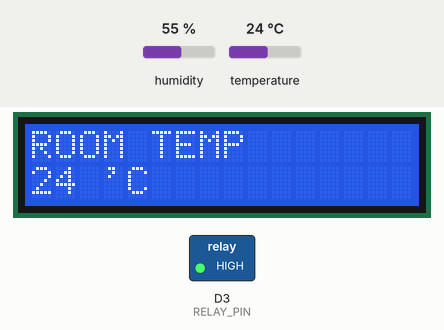
This sketch was run on a simulated ESP8266 (NodeMCU). On the bench: 16×2 character LCD, switched loads named in the sketch (green lamp = pin HIGH). The test bench sets the inputs (shaded band); at power-on: humidity 55 %, temperature 24 °C. WiFi joins after 1.5 s; servers stay silent unless stated; what the sketch prints to the serial monitor is not drawn.

Above: at 8.0 s.
8.1 s: humidity set to 22 %
At 18.2 s:
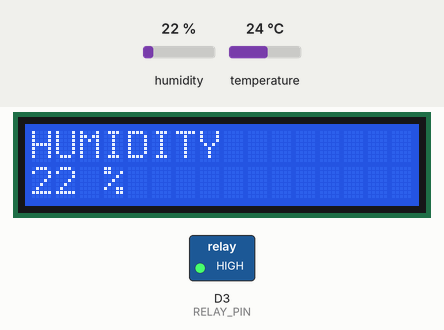
19.0 s: temperature set to 12 °C
At 23.6 s:
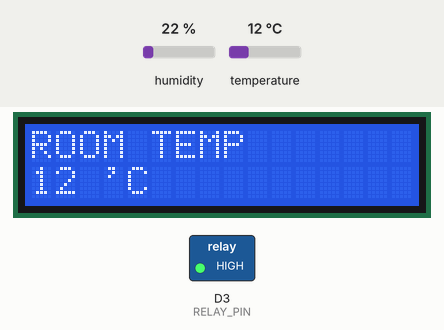
26.6 s: humidity set to 40 %
At 34.5 s:
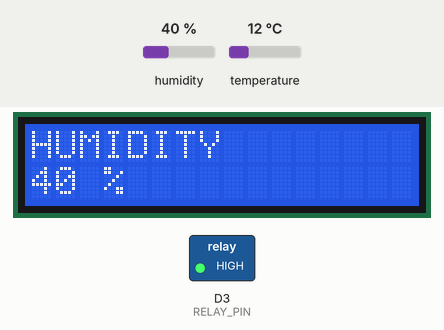
36.7 s: temperature set to 19 °C
At 39.9 s:
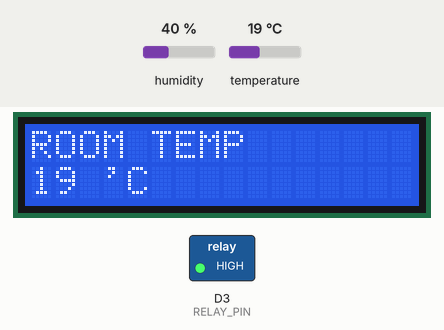
Timing chart, 0 to 41.4 s (numbered marks = the images above; inputs shaded):
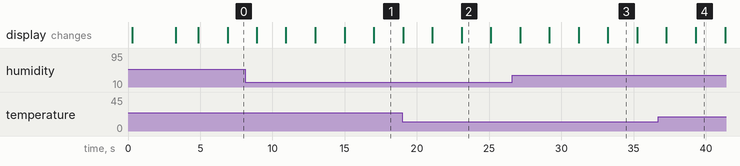

The sketch:

smart_home_esp8266.ino
```cpp
/*
 * ======================================================================================
 * Project: Smart Home Automation System (IoT NodeMCU ESP8266)
 * Developed by: Falguni and Team (Dept. of ETC, SB Jain, Nagpur)
 *
 * Hardware Details:
 *   - Microcontroller: ESP8266 (NodeMCU CP2102)
 *   - Temperature & Humidity Sensor: DHT11 on Pin D5 (GPIO 14)
 *   - 16x2 LCD with I2C Backpack (@0x27): D1 (SCL / GPIO 5) & D2 (SDA / GPIO 4)
 *   - Relay / Appliance Switch: Pin D3 (GPIO 0)
 *
 * Required Arduino Libraries:
 *   1. "DHT sensor library" by Adafruit (plus Adafruit Unified Sensor)
 *   2. "LiquidCrystal I2C" by Frank de Brabander or Marco Schwartz
 *   3. "ArduinoJson" by Benoit Blanchon (Version 6.x recommended)
 *   4. ESP8266WiFi & ESP8266HTTPClient (Built into ESP8266 Arduino Core)
 * ======================================================================================
 */

#include <ESP8266WiFi.h>
#include <ESP8266HTTPClient.h>
#include <WiFiClientSecure.h>
#include <Wire.h>
#include <LiquidCrystal_I2C.h>
#include <DHT.h>
#include <ArduinoJson.h>

// ---------------------- PIN DEFINITIONS ----------------------
#define DHTPIN D5          // DHT11 Data Pin connected to D5 (GPIO 14)
#define DHTTYPE DHT11      // Sensor Type DHT11
#define RELAY_PIN D3       // Relay Module connected to D3 (GPIO 0)
#define I2C_SDA D2         // I2C Data line connected to D2 (GPIO 4)
#define I2C_SCL D1         // I2C Clock line connected to D1 (GPIO 5)

// Relay Trigger Logic (Most 5V relay modules are ACTIVE LOW: LOW = ON, HIGH = OFF)
// Set to false if your relay module is ACTIVE HIGH.
const bool RELAY_ACTIVE_LOW = true;

// ---------------------- WIFI & SERVER CONFIG ----------------------
// WiFi Credentials from prompt specifications:
const char* ssid = "ESP8266";
const char* password = "12345678";

// Render Web App URL:
// Leave blank initially as requested ("Keep it blank will add after deployment").
// Example after deploying to Render: "https://smart-home-automation.onrender.com"
const char* serverUrl = "";

// ---------------------- OBJECT INITIALIZATION ----------------------
// 16x2 LCD at I2C Address 0x27
LiquidCrystal_I2C lcd(0x27, 16, 2);
DHT dht(DHTPIN, DHTTYPE);

// Variables for Server Synchronized Data
String smartDisplayLine1 = "SMART DISPLAY";
String smartDisplayLine2 = "MyData";
String relayStatus = "OFF";
float currentTemp = 0.0;
float currentHumidity = 0.0;

// Helper to center or pad LCD text to 16 characters
void displayOnLCD(const String& line1, const String& line2) {
  lcd.clear();
  lcd.setCursor(0, 0);
  // Truncate to max 16 chars for safety
  String l1 = line1.substring(0, 16);
  lcd.print(l1);

  lcd.setCursor(0, 2); // row 1 (0-indexed)
  lcd.setCursor(0, 1);
  String l2 = line2.substring(0, 16);
  lcd.print(l2);
}

// Set physical relay hardware pin based on status
void setRelayState(const String& state) {
  bool turnOn = (state == "ON" || state == "on" || state == "1");
  if (RELAY_ACTIVE_LOW) {
    digitalWrite(RELAY_PIN, turnOn ? LOW : HIGH);
  } else {
    digitalWrite(RELAY_PIN, turnOn ? HIGH : LOW);
  }
}

void setup() {
  Serial.begin(115200);
  delay(200);
  Serial.println("\n\n--- Smart Home Automation System Starting ---");

  // Initialize Relay Pin
  pinMode(RELAY_PIN, OUTPUT);
  setRelayState("OFF"); // Default relay state OFF

  // Initialize I2C for LCD
  Wire.begin(I2C_SDA, I2C_SCL);
  lcd.init();
  lcd.backlight();

  // Initialize DHT11 sensor
  dht.begin();

  // ------------------ SETUP SEQUENCE FROM PROMPT ------------------
  // R1: SmartHome System
  // R2: WELCOME
  displayOnLCD("SmartHome System", "WELCOME");
  Serial.println("LCD: SmartHome System | WELCOME");
  delay(3000); // delay(3S)

  // R1: CONNECTING TO
  // R2: WiFi.........
  displayOnLCD("CONNECTING TO", "WiFi.........");
  Serial.print("Connecting to WiFi: ");
  Serial.println(ssid);

  WiFi.mode(WIFI_STA);
  WiFi.begin(ssid, password);

  int wifiAttempts = 0;
  while (WiFi.status() != WL_CONNECTED && wifiAttempts < 25) {
    delay(500);
    Serial.print(".");
    wifiAttempts++;
  }

  if (WiFi.status() == WL_CONNECTED) {
    Serial.println("\nWiFi Connected Successfully!");
    Serial.print("IP Address: ");
    Serial.println(WiFi.localIP());

    // R1: CONNECTED TO
    // R2: WiFi...SUCCESS
    displayOnLCD("CONNECTED TO", "WiFi...SUCCESS");
  } else {
    Serial.println("\nWiFi Connection Failed/Timed Out!");
    displayOnLCD("WiFi FAILED", "Check AP/Pass");
  }
  delay(2000);
}

// Function to exchange data with Render Express Backend
void syncWithServer() {
  if (strlen(serverUrl) == 0) {
    Serial.println("[Notice] Render URL is empty. Update 'serverUrl' with your Render URL.");
    return;
  }

  if (WiFi.status() != WL_CONNECTED) {
    Serial.println("[Warning] WiFi not connected. Skipping server sync.");
    return;
  }

  WiFiClientSecure clientSecure;
  WiFiClient clientInsecure;
  HTTPClient http;

  String endpoint = String(serverUrl);
  if (endpoint.endsWith("/")) {
    endpoint = endpoint.substring(0, endpoint.length() - 1);
  }
  endpoint += "/api/iot/data";

  bool isHttps = endpoint.startsWith("https://");

  if (isHttps) {
    clientSecure.setInsecure(); // Allows HTTPS without loading root CA bundle
    http.begin(clientSecure, endpoint);
  } else {
    http.begin(clientInsecure, endpoint);
  }

  http.addHeader("Content-Type", "application/json");

  // Prepare JSON Payload to send Temperature and Humidity
  StaticJsonDocument<256> sendDoc;
  sendDoc["temperature"] = currentTemp;
  sendDoc["humidity"] = currentHumidity;
  sendDoc["deviceId"] = "ESP8266_NODE_01";

  String requestBody;
  serializeJson(sendDoc, requestBody);

  Serial.print("[HTTP POST] Sending data to: ");
  Serial.println(endpoint);
  Serial.println("Payload: " + requestBody);

  int httpCode = http.POST(requestBody);

  if (httpCode > 0) {
    String response = http.getString();
    Serial.printf("[HTTP Code: %d] Response: %s\n", httpCode, response.c_str());

    if (httpCode == HTTP_CODE_OK || httpCode == 201) {
      StaticJsonDocument<512> recvDoc;
      DeserializationError error = deserializeJson(recvDoc, response);

      if (!error) {
        // Fetch Relay Status from Server
        if (recvDoc.containsKey("relay")) {
          relayStatus = recvDoc["relay"].as<String>();
          setRelayState(relayStatus);
          Serial.println("Updated Relay: " + relayStatus);
        }

        // Fetch LCD Text from Server (Tab 2 fields)
        if (recvDoc.containsKey("line1")) {
          smartDisplayLine1 = recvDoc["line1"].as<String>();
          if (smartDisplayLine1.length() == 0) smartDisplayLine1 = "SMART DISPLAY";
        }
        if (recvDoc.containsKey("line2")) {
          smartDisplayLine2 = recvDoc["line2"].as<String>();
          if (smartDisplayLine2.length() == 0) smartDisplayLine2 = "MyData";
        }
      } else {
        Serial.print("JSON Parse error: ");
        Serial.println(error.c_str());
      }
    }
  } else {
    Serial.printf("[HTTP Error] POST failed, error: %s\n", http.errorToString(httpCode).c_str());
  }

  http.end();
}

void loop() {
  // Read sensor values from DHT11
  float h = dht.readHumidity();
  float t = dht.readTemperature(); // Celsius

  if (isnan(h) || isnan(t)) {
    Serial.println("Failed to read from DHT11 sensor! Using fallback/previous values.");
  } else {
    currentTemp = t;
    currentHumidity = h;
    Serial.printf("Sensor Read -> Temp: %.1f °C, Humidity: %.1f %%\n", currentTemp, currentHumidity);
  }

  // Fetch Details from Server (LCD Data & Relay Data)
  // Send Details to Server (Temperature and Humidity)
  syncWithServer();

  // ------------------ DISPLAY CYCLE FROM PROMPT ------------------
  // 1.
  // R1: ROOM TEMP
  // R2: 28 'C
  // delay(2s)
  String tempStr = String((int)round(currentTemp)) + " 'C";
  displayOnLCD("ROOM TEMP", tempStr);
  delay(2000);

  // 2.
  // R1: HUMIDITY
  // R2: 45 %
  // delay(2s)
  String humStr = String((int)round(currentHumidity)) + " %";
  displayOnLCD("HUMIDITY", humStr);
  delay(2000);

  // 3.
  // Get below details from Server
  // R1: SMART DISPLAY
  // R2: MyData
  // delay(2s)
  displayOnLCD(smartDisplayLine1, smartDisplayLine2);
  delay(2000);

  // 4.
  // Get this from Server
  // R1: RELAY STATUS
  // R2: ON/OFF
  // delay(2s)
  displayOnLCD("RELAY STATUS", relayStatus);
  delay(2000);

  // Note: Total cycle time is ~8 to 10 seconds, which fulfills:
  // "Send Details to Server (Temperature and Humidity) Every 10 Seconds"
}
```

Measured:
- what the display in image 2 shows lasts 2.0 s, from 23.1 s to 25.1 s
